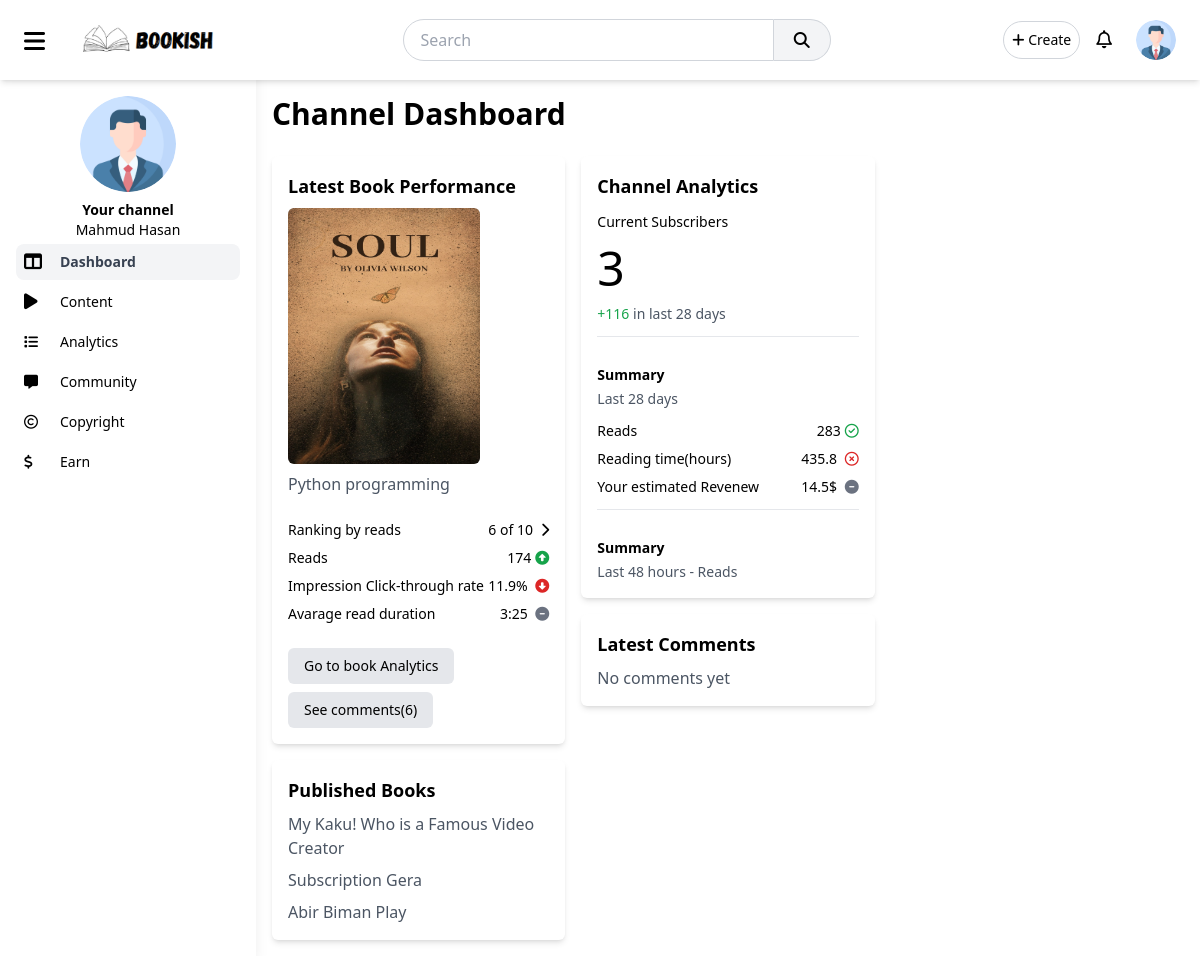
The page /author/dashboard (signed in) on the database as committed earlier.
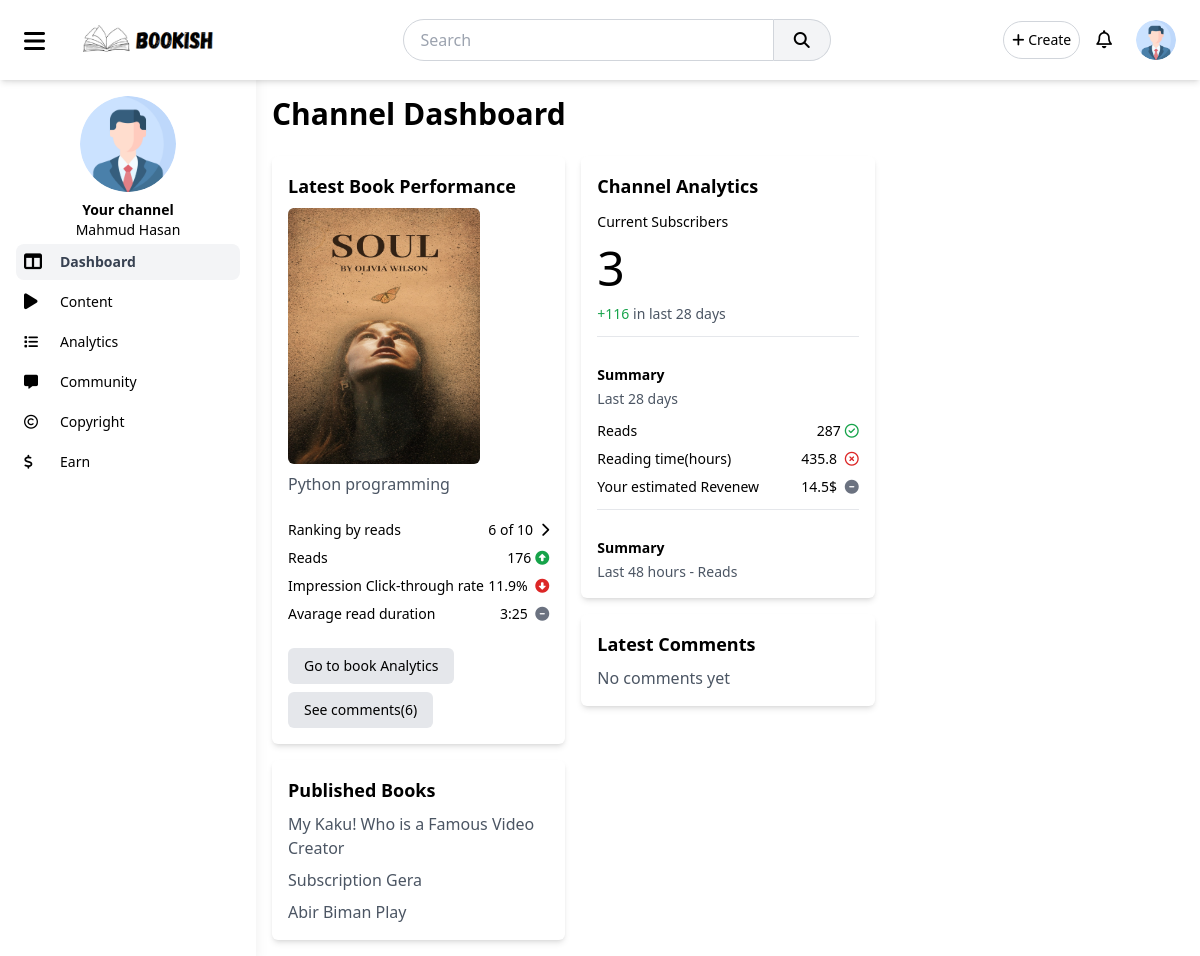
The same page on the database as committed later.
### accounts/models.py (models this page shows, shortened)
class UserProfile(models.Model):
    user = models.OneToOneField(User, on_delete=models.CASCADE)
    full_name = models.CharField(max_length=100, blank=True, null=True)
    bio = models.TextField(blank=True, null=True)
    profile_picture = models.ImageField(upload_to='profile_pics/', default='profile_pics/default.png')
    followers = models.ManyToManyField('self', symmetrical=False, related_name='following', blank=True)
    created_at = models.DateTimeField(auto_now_add=True)
    updated_at = models.DateTimeField(auto_now=True)
    def get_total_views(self):
        return self.user.books.aggregate(models.Sum('views'))['views__sum'] or 0

### main/models.py (models this page shows, shortened)
class Book(models.Model):
    title = models.CharField(max_length=255)
    slug = AutoSlugField(populate_from='title', unique=True)
    description = models.TextField()
    content = CKEditor5Field(config_name="extends")
    language = models.CharField(max_length=50, default="default")
    author = models.ForeignKey(User, on_delete=models.CASCADE, related_name='books')
    category = models.ForeignKey(Category, on_delete=models.CASCADE, related_name='books', blank=True, null=True)
    published_date = models.DateTimeField(auto_now_add=True)
    updated_date = models.DateTimeField(auto_now=True)
    likes = models.ManyToManyField(User, related_name='liked_books', blank=True)
    dislikes = models.ManyToManyField(User, related_name='disliked_books', blank=True)
    views = models.PositiveIntegerField(default=0)
    thumbnail = models.ImageField(upload_to='thumbnails/', blank=True, null=True)

### author/views.py (the view)
# urls.py: path('dashboard', views.author_dashboard, name="author_dashboard"),
@login_required(login_url='accounts:login')
def author_dashboard(request):
    return render(request, 'author/admin_dashboard.html')

### main/context_processors.py (called while the page is built)
def notifications(request):
    if request.user.is_authenticated:
        return {'notifications': Notification.objects.filter(user=request.user).order_by('-created_at')[:5]}
    else:
        return Notification.objects.none()

### templates/author/admin_dashboard.html (shortened to what this page needs)
{% extends 'author/base.html' %}
{% load static %}
{% block content %}
    <header class="flex items-center justify-between mb-6">
        <div>
            <h2 class="text-3xl font-semibold">Channel Dashboard</h2>
        </div>
    </header>
    <div class="grid grid-cols-1 md:grid-cols-2 lg:grid-cols-3 gap-4">
        <div class="flex flex-col gap-4">
            <div class="bg-white shadow-md p-4 rounded-md">
                <h3 class="text-lg font-bold mb-2">Latest Book Performance</h3>
                {% with book=user.books.first %}
                {% if book %}
                <div class="space-y-2">
                    <img alt="Latest Video" class="w-48 h-64 rounded-md" src="{{book.thumbnail.url}}" />
                    <p class="text-gray-600">{{book.title}}</p>
                    <ul class="text-sm space-y-2 py-4">
                        <li class="flex justify-between">
                            <div>Ranking by reads</div>
                            <div>6 of 10 <button class="fa fa-chevron-right pl-1"></button></div>
                        </li>
                        <li class="flex justify-between">
                            <div>Reads</div>
                            <div>{{book.views}}<button class="fa fa-circle-up pl-1 text-green-600"></button></div>
                        </li>
                        <li class="flex justify-between">
                            <div>Impression Click-through rate</div>
                            <div>11.9% <button class="fa fa-circle-down text-red-600 pl-1"></button></div>
                        </li>
                        <li class="flex justify-between">
                            <div>Avarage read duration</div>
                            <div>3:25 <button class="fa fa-circle-minus pl-1 text-gray-500"></button></div>
                        </li>
                    </ul>
                    <a href="{% url 'author:content_analytics' book.slug %}"
                        class="px-4 py-2 font-medium block w-fit text-sm bg-gray-200 rounded-md hover:bg-gray-300">Go
                        to book
                        Analytics</a>
                    <a href="{% url 'author:content_comments' book.slug %}"
                        class="px-4 py-2 block w-fit font-medium text-sm bg-gray-200 rounded-md hover:bg-gray-300">
                        See comments({{book.comments.count}})
                </a>
                </div>
                {% endif %}
                {% endwith %}
            </div>
            <div class="bg-white shadow-md p-4 rounded-md">
                <h3 class="text-lg font-bold mb-2">Published Books</h3>
                <ul class="text-gray-600 space-y-2">
                    <li>My Kaku! Who is a Famous Video Creator</li>
                    <li>Subscription Gera</li>
                    <li>Abir Biman Play</li>
                </ul>
            </div>
        </div>
        <div class="flex flex-col gap-4">
            <div class="bg-white shadow-md p-4 rounded-md space-y-3">
                <h3 class="text-lg font-bold mb-2">Channel Analytics</h3>
                <p class="font-medium text-sm">Current Subscribers</p>
                <div class="text-5xl">{{user.userprofile.followers.count}}</div>
                <div class="text-gray-600 text-sm">
                    <span class="text-green-600">+116</span>
                    in last 28 days
                </div>
                <hr class="py-2" />
                <div class="space-y-3">
                    <div class="text-sm space-y-1">
                        <div class="font-bold">Summary</div>
                        <div class="text-gray-600">Last 28 days</div>
                    </div>
                    <ul class="text-sm space-y-2">
                        <li class="flex justify-between">
                            <div>Reads</div>
                            <div>{{user.userprofile.get_total_views}}<button class="fa-regular fa-circle-check pl-1 text-green-600"></button>
                            </div>
                        </li>
                        <li class="flex justify-between">
                            <div>Reading time(hours)</div>
                            <div>435.8 <button class="fa-regular fa-circle-xmark text-red-600 pl-1"></button>
                            </div>
                        </li>
                        <li class="flex justify-between">
                            <div>Your estimated Revenew</div>
                            <div>14.5$ <button class="fa fa-circle-minus pl-1 text-gray-500"></button></div>
                        </li>
                    </ul>
                </div>
                <hr class="py-2" />
                <div>
                    <div class="text-sm space-y-1">
                        <div class="font-bold">Summary</div>
                        <div class="text-gray-600">Last 48 hours - Reads</div>
                    </div>
                </div>
            </div>
            <div class="bg-white shadow-md p-4 rounded-md">
                <h3 class="text-lg font-bold mb-2">Latest Comments</h3>
                <p class="text-gray-600">No comments yet</p>
            </div>
        </div>
        <div class="flex flex-col gap-4">
        </div>
    </div>
{% endblock %}

### templates/author/base.html (shortened to what this page needs)
<!DOCTYPE html>
<html lang="en">
{% load static %}
<head>
    <link rel="stylesheet" href="{% static 'css/output.css' %}">
    <link rel="stylesheet" href="https://cdnjs.cloudflare.com/ajax/libs/font-awesome/6.7.2/css/all.min.css"
 />
</head>
<body>
    <header class="bg-white shadow-md sticky top-0 z-50 px-4">
        <div class="flex items-center justify-between py-3">
            <div class="flex items-center space-x-4">
                <button class="px-2 pt-1 rounded hover:bg-gray-200" id="menuToggle">
                    <i class="fa fa-bars text-2xl"></i>
                </button>
                <a href="{% url 'author:author_dashboard' %}">
                    <img src="{% static 'logo.png' %}" class="h-12 hidden sm:block" alt=""></a>
            </div>
            <div class="md:flex items-center justify-center mx-4 flex-grow hidden sm:block">
                <input type="text" placeholder="Search"
                    class="w-2/4 border border-gray-300 rounded-l-full py-2 px-4 focus:outline-none">
                <button
                    class="px-5 py-2 bg-gray-100 border-t border-b border-r border-gray-300 rounded-r-full hover:bg-gray-200">
                    <i class="fa fa-search"></i>
                </button>
            </div>
            <div class="flex items-center space-x-4">
                <div class="relative">
                    <button class="dropdownButton p-2 border border-gray-300 rounded-full text-sm">
                        <i class="fa fa-plus"></i> Create
                    </button>
                </div>
                <div class="relative">
                    <button class="dropdownButton text-lg fa-regular fa-bell">
                    </button>
                </div>
                {% include 'components/profile_menu.html' %}
            </div>
        </div>
    </header>
    <div class="flex min-h-screen">
        <aside
            class="pt-20 z-40 fixed left-0 top-0 h-full w-64 bg-white shadow-lg p-4 overflow-y-auto transform -translate-x-full md:translate-x-0 transition-all duration-300 ease-in-out"
            id="sidebar">
            <nav>
                <ul class="space-y-1 text-sm mt-4" id="sidebarItems">
                    <li class="flex flex-col justify-center items-center">
                        <img src="{{user.userprofile.profile_picture.url}}" id="sidebar_profile_img"
                            class="h-24 w-24 rounded-full mb-2 transition-all duration-300" alt="">
                        <div class="text-sm font-bold">Your channel</div>
                        <div class="text-sm font-thin">{{user.userprofile.full_name}}</div>
                    </li>
                    <li onclick="location.href=`{% url 'author:author_dashboard' %}`" data-page="dashboard"
                        class="flex items-center space-x-3 p-2 rounded-lg transition-all hover:bg-gray-200 cursor-pointer menu-item">
                        <i class="fa fa-table-columns text-lg w-6"></i>
                        <span class="text-gray-700">Dashboard</span>
                    </li>
                    <li onclick="location.href=`{% url 'author:author_content' %}`" data-page="content"
                        class="flex items-center space-x-3 p-2 rounded-lg hover:bg-gray-200 cursor-pointer menu-item">
                        <i class="fa fa-play text-lg w-6"></i>
                        <span class="text-gray-700">Content</span>
                    </li>
                    <li onclick="location.href=`{% url 'author:author_analytics' %}`" data-page="analytics"
                    class="flex items-center space-x-3 p-2 rounded-lg hover:bg-gray-200 cursor-pointer menu-item">
                        <i class="fa fa-list w-6"></i>
                        <span class="text-gray-700">Analytics</span>
                    </li>
                    <li onclick="location.href=`{% url 'author:author_community' %}`" data-page="community"
                    class="flex items-center space-x-3 p-2 rounded-lg hover:bg-gray-200 cursor-pointer menu-item">
                        <i class="fa fa-message w-6"></i>
                        <span class="text-gray-700">Community</span>
                    </li>
                    <li onclick="location.href=`{% url 'author:author_copyright' %}`" data-page="copyright"
                    class="flex items-center space-x-3 p-2 rounded-lg hover:bg-gray-200 cursor-pointer menu-item">
                        <i class="fa-regular fa-copyright w-6"></i>
                        <span class="text-gray-700">Copyright</span>
                    </li>
                    <li onclick="location.href=`{% url 'author:author_earn' %}`" data-page="earn"
                    class="flex items-center space-x-3 p-2 rounded-lg hover:bg-gray-200 cursor-pointer menu-item">
                        <i class="fa fa-dollar-sign w-6"></i>
                        <span class="text-gray-700">Earn</span>
                    </li>
                </ul>
            </nav>
        </aside>
        <main class="flex-1 w-full p-4 md:ml-64 transition-all delay-100 ease-in-out overflow-hidden" id="content">
           {% block content %}
           {% endblock %}
        </main>
    </div>
</body>
</html>

### templates/components/profile_menu.html (shortened to what this page needs)
<div class="relative">
    <button class="dropdownButton p-2 rounded-full hover:bg-gray-200">
        <img src="{{user.userprofile.profile_picture.url}}" class="h-10 w-10 rounded-full" alt="">
    </button>
</div>

Rows that differ between the two databases and show on the page:
changed Book "Python programming": views "174" → "176"
Other text that changed with them:
{{ user.userprofile.get_total_views }}: "283" → "287"
